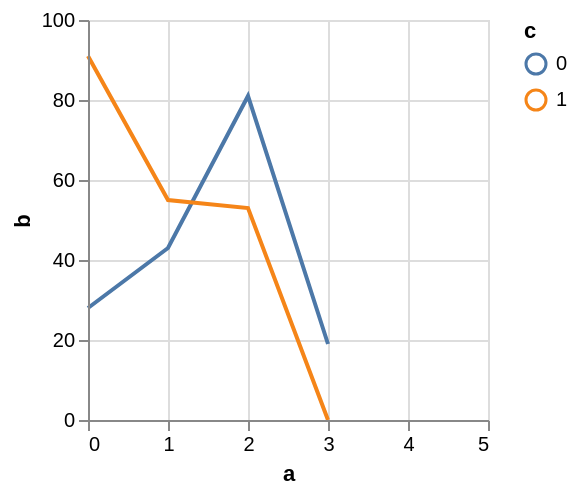

The specification (Vega-Lite) saved for this image:
### Vega specification from a JSON file in a GitHub repository (floating-point values rounded to 4 significant figures)
{"$schema": "https://vega.github.io/schema/vega/v5.json", "autosize": "pad", "padding": 5, "width": 200, "height": 200, "style": "cell", "data": [{"name": "source_0", "values": [{"a": 0, "b": 28, "c": 0}, {"a": 0, "b": 91, "c": 1}, {"a": 1, "b": 43, "c": 0}, {"a": 1, "b": 55, "c": 1}, {"a": 2, "b": 81, "c": 0}, {"a": 2, "b": 53, "c": 1}, {"a": 3, "b": 19, "c": 0}]}, {"name": "data_0", "source": "source_0", "transform": [{"type": "impute", "field": "b", "key": "a", "method": "value", "groupby": ["c"], "value": null}, {"type": "formula", "expr": "datum.b === null ? 0 : datum.b", "as": "b"}]}], "marks": [{"name": "pathgroup", "type": "group", "from": {"facet": {"name": "faceted_path_main", "data": "data_0", "groupby": ["c"]}}, "encode": {"update": {"width": {"field": {"group": "width"}}, "height": {"field": {"group": "height"}}}}, "marks": [{"name": "marks", "type": "line", "style": ["line"], "sort": {"field": "datum[\"a\"]", "order": "descending"}, "from": {"data": "faceted_path_main"}, "encode": {"update": {"stroke": {"scale": "color", "field": "c"}, "tooltip": {"signal": "{\"a\": format(datum[\"a\"], \"\"), \"b\": format(datum[\"b\"], \"\"), \"c\": ''+datum[\"c\"]}"}, "x": {"scale": "x", "field": "a"}, "y": {"scale": "y", "field": "b"}, "defined": {"signal": "datum[\"a\"] !== null && !isNaN(datum[\"a\"]) && datum[\"b\"] !== null && !isNaN(datum[\"b\"])"}}}}]}], "scales": [{"name": "x", "type": "linear", "domain": {"data": "data_0", "field": "a"}, "range": [0, {"signal": "width"}], "nice": 1, "zero": false}, {"name": "y", "type": "linear", "domain": {"data": "data_0", "field": "b"}, "range": [{"signal": "height"}, 0], "nice": true, "zero": true}, {"name": "color", "type": "ordinal", "domain": {"data": "data_0", "field": "c", "sort": true}, "range": "category", "interpolate": "hcl"}], "axes": [{"scale": "x", "orient": "bottom", "grid": false, "title": "a", "labelFlush": true, "labelOverlap": true, "tickCount": {"signal": "ceil(width/40)"}, "zindex": 1}, {"scale": "x", "orient": "bottom", "gridScale": "y", "grid": true, "tickCount": {"signal": "ceil(width/40)"}, "domain": false, "labels": false, "maxExtent": 0, "minExtent": 0, "ticks": false, "zindex": 0}, {"scale": "y", "orient": "left", "grid": false, "title": "b", "labelOverlap": true, "tickCount": {"signal": "ceil(height/40)"}, "zindex": 1}, {"scale": "y", "orient": "left", "gridScale": "x", "grid": true, "tickCount": {"signal": "ceil(height/40)"}, "domain": false, "labels": false, "maxExtent": 0, "minExtent": 0, "ticks": false, "zindex": 0}], "legends": [{"stroke": "color", "gradientLength": {"signal": "clamp(height, 64, 200)"}, "title": "c"}]}
